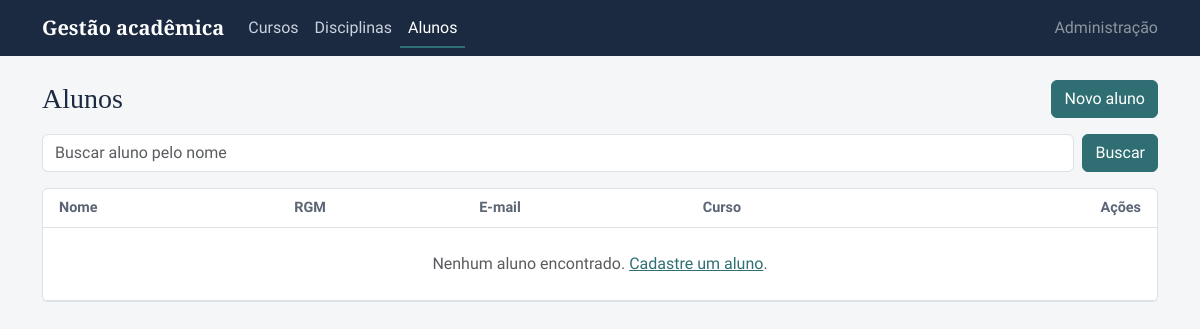
/alunos/, run on an earlier commit of the app's database.
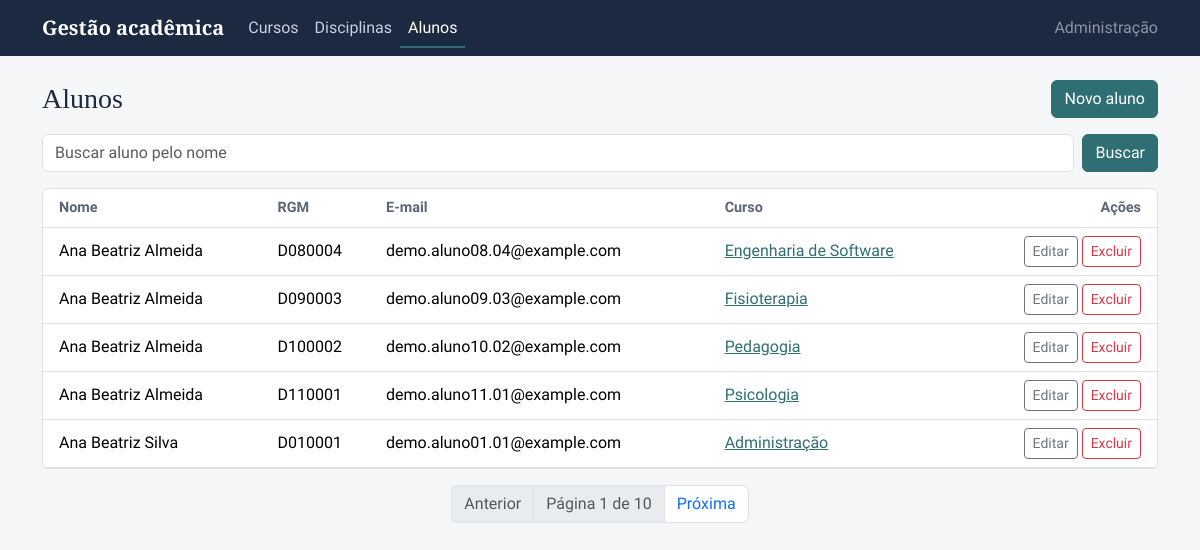
And on a later commit of the database.
### aluno/models.py (models this page shows, shortened)
class Student(models.Model):
    name = models.CharField("Nome", max_length=100)
    email = models.EmailField("E-mail", unique=True)
    rgm = models.CharField("RGM", max_length=7, unique=True)
    course = models.ForeignKey(
        Course,
        on_delete=models.PROTECT,
        related_name="students",
        verbose_name="Curso",
    )
    class Meta:
        verbose_name = "Aluno"
        verbose_name_plural = "Alunos"
        ordering = ["name"]

### curso/models.py (models this page shows, shortened)
class Course(models.Model):
    name = models.CharField("Nome", max_length=100, unique=True)
    duration_semesters = models.PositiveIntegerField("Duração (semestres)")
    class Meta:
        verbose_name = "Curso"
        verbose_name_plural = "Cursos"
        ordering = ["name"]

### aluno/views.py (the view, shortened to what this page needs)
# urls.py: path("", StudentListView.as_view(), name="student_list"),
class StudentListView(ListView):
    model = Student
    template_name = "aluno/student_list.html"
    context_object_name = "students"
    ordering = ["name"]
    paginate_by = 5
    extra_context = {"title": "Alunos"}
    def get_queryset(self):
        queryset = super().get_queryset().select_related("course")
        search = self.request.GET.get("search")
        return queryset

### templates/aluno/student_list.html
{% extends "base.html" %}
{% block content %}
<div class="d-flex flex-wrap justify-content-between align-items-center gap-2 mb-3">
  <h1 class="h3 mb-0">{{ title }}</h1>
  <a href="{% url 'aluno:student_create' %}" class="btn btn-primary">Novo aluno</a>
</div>
<div class="mb-3">{% include "partials/search.html" with placeholder="Buscar aluno pelo nome" %}</div>
<div class="panel">
  <div class="table-responsive">
    <table class="table table-hover align-middle">
      <thead>
        <tr><th class="ps-3">Nome</th><th>RGM</th><th>E-mail</th><th>Curso</th><th class="text-end pe-3">Ações</th></tr>
      </thead>
      <tbody>
        {% for student in students %}
          {% include "aluno/partials/student_row.html" with student=student %}
        {% empty %}
        <tr><td colspan="5" class="text-center text-muted py-4">Nenhum aluno encontrado. <a href="{% url 'aluno:student_create' %}">Cadastre um aluno</a>.</td></tr>
        {% endfor %}
      </tbody>
    </table>
  </div>
</div>
{% include "partials/pagination.html" %}
{% endblock %}

### templates/aluno/partials/student_row.html
<tr id="student-row-{{ student.pk }}">
  <td class="ps-3">{{ student.name }}</td>
  <td>{{ student.rgm }}</td>
  <td>{{ student.email }}</td>
  <td><a href="{% url 'curso:course_detail' student.course.pk %}">{{ student.course.name }}</a></td>
  <td class="text-end pe-3">
    <button type="button" class="btn btn-sm btn-outline-secondary"
      hx-get="{% url 'aluno:student_update' student.pk %}"
      hx-target="#action-modal-content" hx-swap="innerHTML"
      data-modal-title="Editar aluno"
      data-bs-toggle="modal" data-bs-target="#action-modal">Editar</button>
    <button type="button" class="btn btn-sm btn-outline-danger"
      hx-get="{% url 'aluno:student_delete' student.pk %}"
      hx-target="#action-modal-content" hx-swap="innerHTML"
      data-modal-title="Excluir aluno"
      data-bs-toggle="modal" data-bs-target="#action-modal">Excluir</button>
  </td>
</tr>

What changed in the data, as far as the page shows it:
added Student: name "Ana Beatriz Almeida", rgm "D080004", email "demo.aluno08.04@example.com", course.name "Engenharia de Software"
added Student: name "Ana Beatriz Almeida", rgm "D090003", email "demo.aluno09.03@example.com", course.name "Fisioterapia"
added Student: name "Ana Beatriz Almeida", rgm "D100002", email "demo.aluno10.02@example.com", course.name "Pedagogia"
added Student: name "Ana Beatriz Almeida", rgm "D110001", email "demo.aluno11.01@example.com", course.name "Psicologia"
added Student: name "Ana Beatriz Silva", rgm "D010001", email "demo.aluno01.01@example.com", course.name "Administração"
Also different on the page:
{{ page_obj.number }}: (not shown) → "1"
{{ page_obj.paginator.num_pages }}: (not shown) → "10"
text no longer shown: "Nenhum aluno encontrado. Cadastre um aluno ."
text now shown: "Anterior Página de Próxima"
